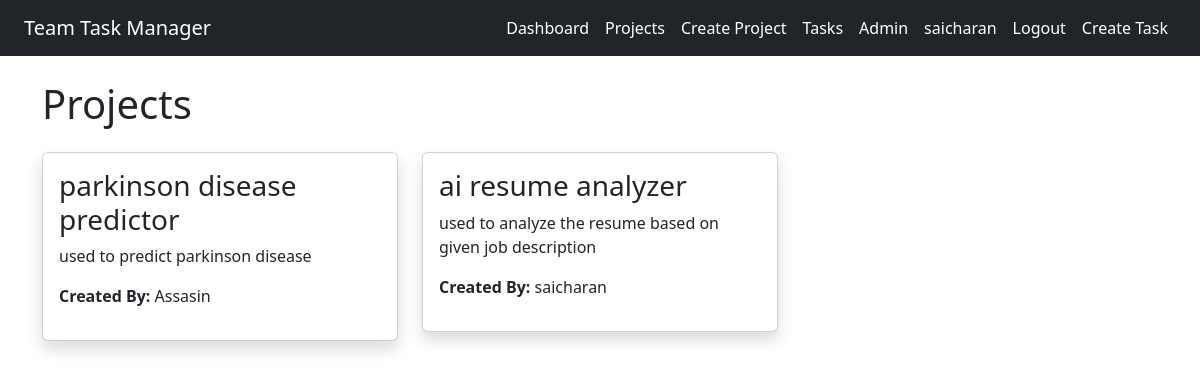
The page /projects/ (signed in) on the database its author committed.
### users/models.py (models this page shows)
class User(AbstractUser):
    ROLE_CHOICES = (
        ('admin', 'Admin'),
        ('member', 'Member'),
    )
    role = models.CharField(
        max_length=10,
        choices=ROLE_CHOICES,
        default='member'
    )
    def __str__(self):
        return self.username

### projects/models.py (models this page shows, shortened)
class Project(models.Model):
    title = models.CharField(max_length=200)
    description = models.TextField()
    created_by = models.ForeignKey(
        User,
        on_delete=models.CASCADE,
        related_name='created_projects'
    )
    team_members = models.ManyToManyField(
        User,
        related_name='projects'
    )
    created_at = models.DateTimeField(auto_now_add=True)

### teammanager/views.py (the view)
# urls.py: path('projects/', project_list),
def project_list(request):
    if not request.user.is_authenticated:
        return redirect('/login/')
    projects = Project.objects.all()
    context = {
        'projects': projects
    }
    return render(request, 'projects.html', context)

### templates/projects.html (shortened to what this page needs)
{% extends 'base.html' %}
{% block content %}
<h1 class="mb-4">Projects</h1>
<div class="row">
    {% for project in projects %}
    <div class="col-md-4">
        <div class="card shadow p-3 mb-4">
            <h3>{{ project.title }}</h3>
            <p>{{ project.description }}</p>
            <p>
                <strong>Created By:</strong>
                {{ project.created_by }}
            </p>
        </div>
    </div>
    {% endfor %}
</div>
{% endblock %}

### templates/base.html (shortened to what this page needs)
<!DOCTYPE html>
<html lang="en">
<head>
    <link href="https://cdn.jsdelivr.net/npm/bootstrap@5.3.3/dist/css/bootstrap.min.css" rel="stylesheet">
</head>
<body>
    <nav class="navbar navbar-expand-lg navbar-dark bg-dark px-4">
    <a class="navbar-brand" href="/">
        Team Task Manager
    </a>
    <div class="navbar-nav ms-auto">
        <a class="nav-link text-white" href="/">
            Dashboard
        </a>
        <a class="nav-link text-white" href="/projects/">
            Projects
        </a>
        <a class="nav-link text-white"
   href="/projects/create/">
    Create Project
</a>
        <a class="nav-link text-white" href="/tasks/">
            Tasks
        </a>
        <a class="nav-link text-white" href="/admin/">
            Admin
        </a>
        {% if request.user.is_authenticated %}
            <span class="nav-link text-white">
                {{ request.user.username }}
            </span>
            <a class="nav-link text-white" href="/logout/">
                Logout
            </a>
        {% endif %}
        <a class="nav-link text-white" href="/tasks/create/">
            Create Task
        </a>
    </div>
</nav>
    <div class="container mt-4">
        {% block content %}
        {% endblock %}
    </div>
</body>
</html>

### rows shown on the page
User: user.username "saicharan"
Project: title "parkinson disease predictor", description "used to predict parkinson disease", created_by "Assasin"
Project: title "ai resume analyzer", description "used to analyze the resume based on given job description", created_by "saicharan"
